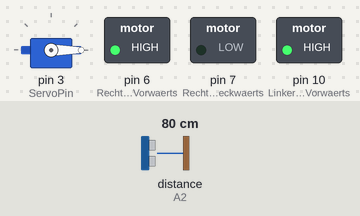
This sketch was run on a simulated Arduino Uno, built with avr-gcc and run on an emulated ATmega328P. On the bench: servo, switched loads named in the sketch (green lamp = pin HIGH). The inputs (shaded band) are chosen by the test bench; at power-on: distance to the obstacle (sensor on A2) 80 cm. The echo pulse lasts 58.3 µs per cm.

Above: at 1.4 s.
1.5 s: distance to the obstacle (sensor on A2) set to 74 cm
At 3.2 s:
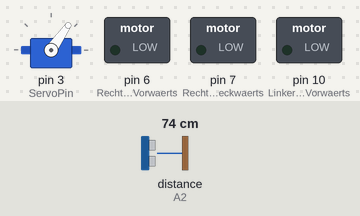
4.5 s: distance to the obstacle (sensor on A2) set to 120 cm
At 5.9 s:
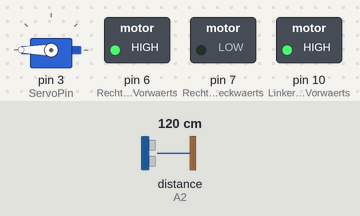
7.5 s: distance to the obstacle (sensor on A2) set to 2 cm
At 8.6 s:
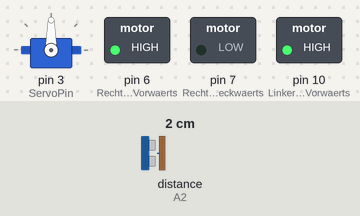
10.5 s: distance to the obstacle (sensor on A2) set to 250 cm
At 11.3 s:
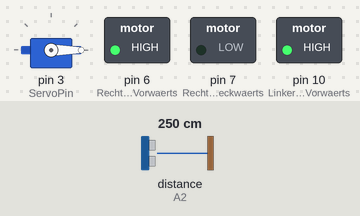
Timing chart, 0 to 14.5 s (numbered marks = the images above; inputs shaded):
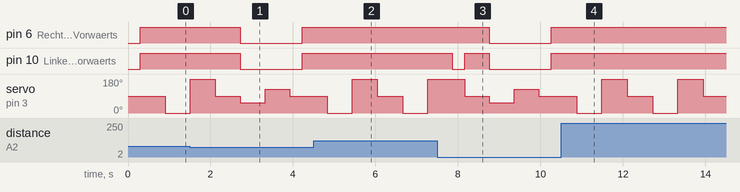

Measured:
- the behaviour switches between 80 and 79 cm on distance to the obstacle (sensor on A2) (found by bisection; images 0 and 1)
- after the input at 1.5 s, pin 6 (RechterMotorVorwaerts), pin 10 (LinkerMotorVorwaerts): HIGH → LOW after 1.2 s, → HIGH 1.5 s later
- after the input at 4.5 s, pin 6 (RechterMotorVorwaerts), pin 10 (LinkerMotorVorwaerts): stays HIGH (without the input it goes to LOW after 0.33 s)
- after the input at 7.5 s, pin 6 (RechterMotorVorwaerts): HIGH → LOW after 1.3 s, → HIGH 1.5 s later; pin 10 (LinkerMotorVorwaerts): HIGH → LOW after 0.36 s, → HIGH 0.30 s later, → LOW 0.60 s later, → HIGH 1.5 s later
- after the input at 10.5 s, pin 6 (RechterMotorVorwaerts), pin 10 (LinkerMotorVorwaerts): stops changing and stays HIGH

The sketch:

Loesung1.ino
```cpp
/*
31.05.2023

Autonomes Fahrzeug mit Seitenkontrolle


Ablauf:
Fahrzeug fährt gerade aus solange kein Objekt sich näher befindet als GrenzeDistanz.
In diesem Zustand kontrolliert der Sensor ob sich links un rechts ein Objekt/Wand befindet.
Falls ja, korrigiert das Fahrzeug nur leicht in entgegengesetzte Richtung und behält dabei seine Spur.
Das Objekt/die Wand darf dabei die distanz MaxGrenzedistanz nicht unterschreiten.

Falls ein Objekt sich vor dem Fahrzeug befindet, hält das Fahrzeug an und kontrolliert ob leicht links oder leicht rechts Ausweichmöglichkeiten vorhanden sind.
Das Fahrzeug dreht sich dann ab , wo mehr Platz zur Verfügung steht.

Sonstige Infos:

Steuerung der Motoren erfolgt über die Datei MotorSteuerung.cpp. Die Header-Datei MotorSteuerung MotorSteurung.h dient als Zuordnung der Funktionen*/

#include <Servo.h>
#include <NewPing.h>
#include "Motorsteuerung.h"

// Veränderbare Variabeln je nach Fahrzeug
const uint8_t GrenzeDistanz = 80;    // Distanz in cm zum ausweichen
const uint8_t MaxGrenzeDistanz = 30; // Distanz in cm. In diesem Radius darf sich nichts zum Fahrzeug befinden. Dient als Einstellung für die Spurhaltung

const uint32_t AusweichZeit = 800;  // Wie lange das Fahrzeug dem Objekt ausweicht bis es wieder gerade aus fahrt
const uint32_t KorrekturZeit = 300; // Wie lange ein Fahrzeug sich auskorrigiert zu der Seitenspur


// Pindeklarierungen und feste Werte Programmablauf
// Nur bei Bedarf abändern

// Pins Sensor   Analog!
#define TrigerPin A1
#define EchoPin A2
const uint32_t MaximaleDistanz = 500; // Maximale Distanz die der Sensor auslesen kann in cm

// Pins Servo    Digital
const uint8_t ServoPin = 3;

// Hilfsvariabeln
volatile uint32_t distanz[4] = {MaximaleDistanz, MaximaleDistanz, MaximaleDistanz, MaximaleDistanz}; //[0] = gerade [1]=links [2]=rechts [3]=Notdistanz
const uint8_t WinkelGerade = 90;
const uint8_t WinkelLinks = 55;
const uint8_t WinkelRechts = 125;
const uint8_t WinkelLinksAnschlag = 0;
const uint8_t WinkelRechtsAnschlag = 180; // 0=Setup 1= Geradeaus fahren 2=links fahren  3=rechts fahren 4=Fahrbahnkorrektur 5=Stopp

volatile uint64_t StartZeit;
const uint16_t Wartezeit = 300; // Damit Arduino die Tasks erledigen kann. Wichtig zwischen Sensormessung und Servorotierung


NewPing sensor(TrigerPin, EchoPin, MaximaleDistanz);
Servo ServoMotor;


//Funktionsdeklarierung
void warten(uint32_t);
void SetMaxDistanz(void);

void setup()
{
  // Init Servo
  ServoMotor.attach(ServoPin);
  InitialisierungMotor();
}

void loop()
{
  //Grundzustand des Fahrzeugs, vorausschauend und gerade fahrend
  ServoMotor.write(90);
  warten(Wartezeit);
  GeradeFahren();

  // Solange nichts vor dem Fahrzeug ist, muss das Fahrzeug nur das auskorrigieren nach Links und Rechts kontrollieren
  do
  {
    // Kontrolliere Gerade aus
    ServoMotor.write(WinkelGerade);
    warten(Wartezeit);
    distanz[0] = sensor.ping_cm();
    warten(Wartezeit);

    //Falls sich etwas vor dem Fahrzeug befindrt, breche die Seitenkontrolle ab und suche nach Ausweichmöglichkeiten
    if (distanz[0] <= GrenzeDistanz)
    {
      break;
    }

    // Kontrolliere Links
    ServoMotor.write(WinkelLinksAnschlag);
    warten(Wartezeit);
    distanz[1] = sensor.ping_cm();
    warten(Wartezeit);

    // Kontrolliere Rechts
    ServoMotor.write(WinkelRechtsAnschlag);
    warten(Wartezeit);
    distanz[2] = sensor.ping_cm();
    warten(Wartezeit);

    //Falls der minimale Abstand unterschschrittem wir wird und die Distanz links kleine ist als rechts, drehe Rechts ab
    if ((distanz[1] < MaxGrenzeDistanz) && (distanz[1] <= distanz[2]))
    {
      RechtsFahren();
      warten(KorrekturZeit);
      GeradeFahren();
    }

    //Falls der minimale Abstand unterschschrittem wir wird und die Distanz rechts kleiner ist als links, drehe Links ab
    if ((distanz[2] < MaxGrenzeDistanz) && (distanz[2] <= distanz[1]))
    {
      LinksFahren();
      warten(KorrekturZeit);
      GeradeFahren();
    }

  } while (distanz[0] >= GrenzeDistanz);


  StoppFahren();

  // Kontrolliere Linke Ausweichmöglichkeit
  ServoMotor.write(WinkelLinks);
  warten(Wartezeit);
  distanz[1] = sensor.ping_cm();
  warten(Wartezeit);


  // Kontrolliere Rechte Ausweichmöglichkeit
  ServoMotor.write(WinkelRechts);
  warten(Wartezeit);
  distanz[2] = sensor.ping_cm();
  warten(Wartezeit);
  ServoMotor.write(WinkelGerade);


  if (distanz[1] < distanz[2])
  {
    RechtsFahren();
    warten(AusweichZeit);
    GeradeFahren();
    SetMaxDistanz();
  }

  if (distanz[2] < distanz[1])
  {
    LinksFahren();
    warten(AusweichZeit);
    GeradeFahren();
    SetMaxDistanz();
  }
}


/// @brief nicht blockierende Delayfunktion
/// @param warteZeit Zeit in ms
void warten(uint32_t warteZeit)
{
  StartZeit = millis();
  while (millis() - StartZeit < warteZeit)
  {
  }
}

/// @brief Zurücksetzen des Distanzarrays auf die MaximaleDistanz
void SetMaxDistanz ()
{
 for (int i = 0; i <3; i++)
    {
      distanz[i] = MaximaleDistanz;
    }
}
```

MotorSteuerung.cpp
```cpp
#include "MotorSteuerung.h"
#include <Arduino.h>


    // Pins MotorDriver    Digital
const uint8_t LinkerMotorVorwaerts = 10;    // In2
const uint8_t LinkerMotorRueckwarts = 9;  // In1
const uint8_t RechterMotorVorwaerts = 6;   // In4
const uint8_t RechterMotorRueckwaerts = 7; // In3


/// @brief Alle Motorenpins werden initialisiert
void InitialisierungMotor ()
{
      // Init MotorDriver
  pinMode(LinkerMotorVorwaerts, OUTPUT);
  pinMode(LinkerMotorVorwaerts, OUTPUT);
  pinMode(RechterMotorVorwaerts, OUTPUT);
  pinMode(RechterMotorRueckwaerts, OUTPUT);


  digitalWrite(LinkerMotorVorwaerts, LOW);
  digitalWrite(LinkerMotorRueckwarts, LOW);
  digitalWrite(RechterMotorVorwaerts, LOW);
  digitalWrite(RechterMotorRueckwaerts, LOW);

}


/// @brief Fahrzeug fährt gerade aus.
void GeradeFahren()
{
  digitalWrite(LinkerMotorVorwaerts, HIGH);
  digitalWrite(LinkerMotorRueckwarts, LOW);
  digitalWrite(RechterMotorVorwaerts, HIGH);
  digitalWrite(RechterMotorRueckwaerts, LOW);
}


/// @brief Fahrzeug fährt nach links.
void LinksFahren()
{
  digitalWrite(LinkerMotorVorwaerts, LOW);
  digitalWrite(LinkerMotorRueckwarts, LOW);
  digitalWrite(RechterMotorVorwaerts, HIGH);
  digitalWrite(RechterMotorRueckwaerts, LOW);
}


/// @brief Fahrzeug fährt nach rechts.
void RechtsFahren()
{
  digitalWrite(LinkerMotorVorwaerts, HIGH);
  digitalWrite(LinkerMotorRueckwarts, LOW);
  digitalWrite(RechterMotorVorwaerts, LOW);
  digitalWrite(RechterMotorRueckwaerts, LOW);
}


/// @brief  Fahrzeug stoppt.
void StoppFahren()
{
  digitalWrite(LinkerMotorVorwaerts, LOW);
  digitalWrite(LinkerMotorRueckwarts, LOW);
  digitalWrite(RechterMotorVorwaerts, LOW);
  digitalWrite(RechterMotorRueckwaerts, LOW);
}
```

MotorSteuerung.h
```cpp
#ifndef MOTORSTEUERUNG_H
#define MOTORSTEUERUNG_H


#include <Arduino.h>

void InitialisierungMotor(void);


void GeradeFahren(void);

void LinksFahren(void);

void RechtsFahren(void);

void StoppFahren(void);


#endif
```
